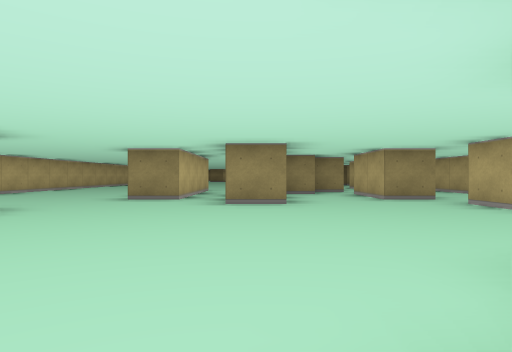
[1] (above)

23 first-person views from a walk through a cub3D ray-caster map. The camera is about half as high as the walls, looks level and sees 75° across. The floor is counted in squares. Each view is taken from the middle of a square. On the plan, view 1 faces up. The plan holds only what a view shows up to about 9 squares ahead; the rest is blank.

[2]
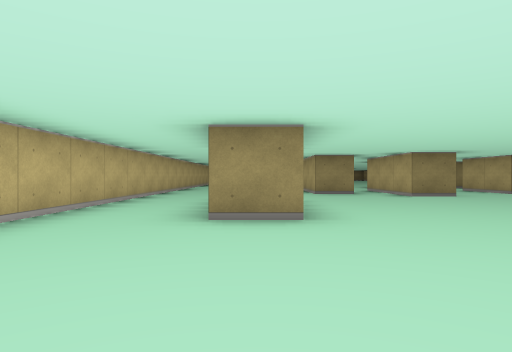

[3]
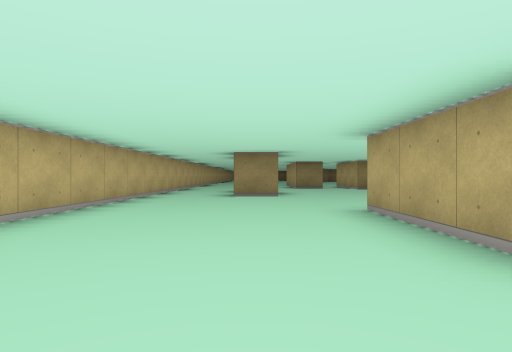

[4]
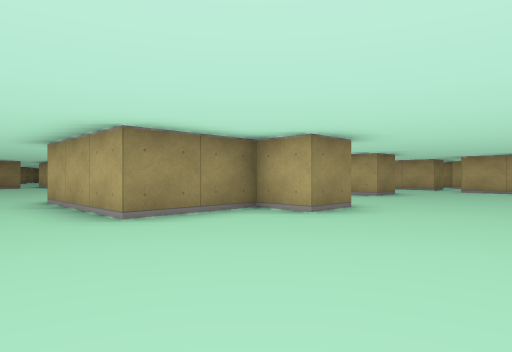

[5]
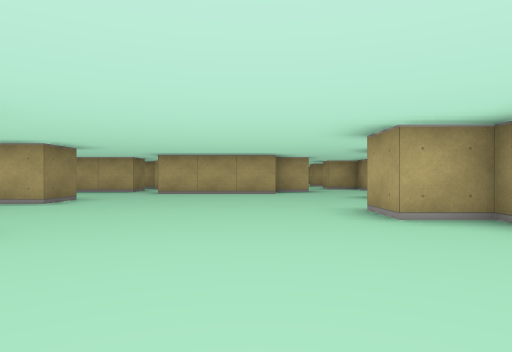

[6]
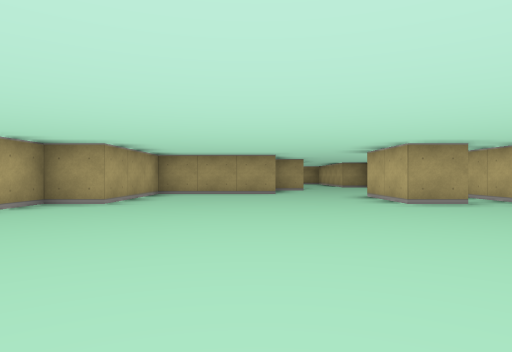

[7]
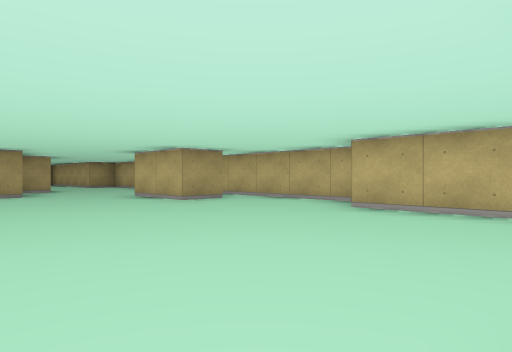

[8]
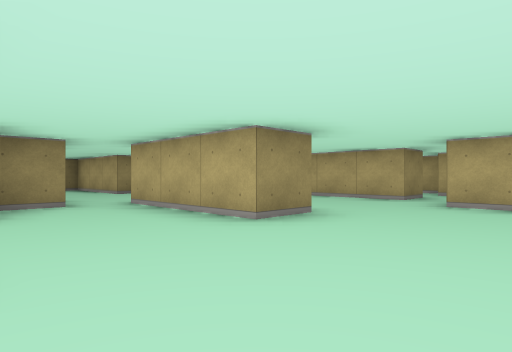

[9]
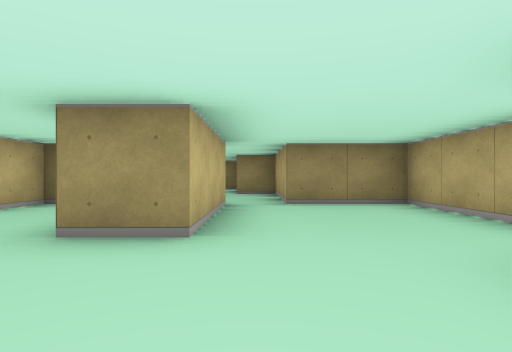

[10]
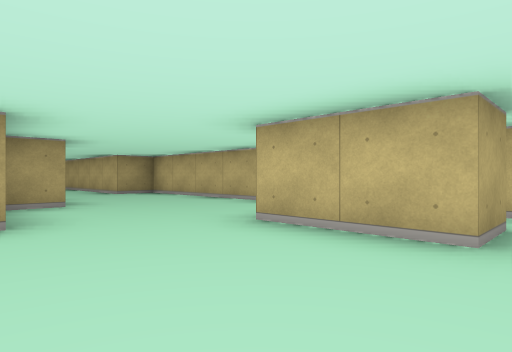

[11]
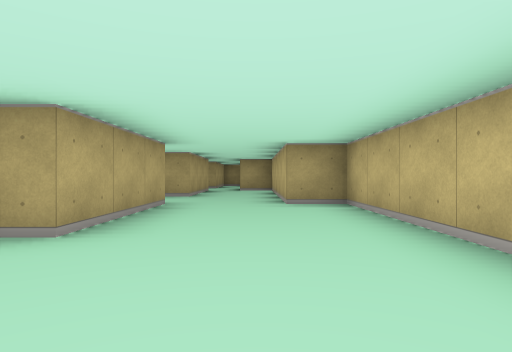

[12]
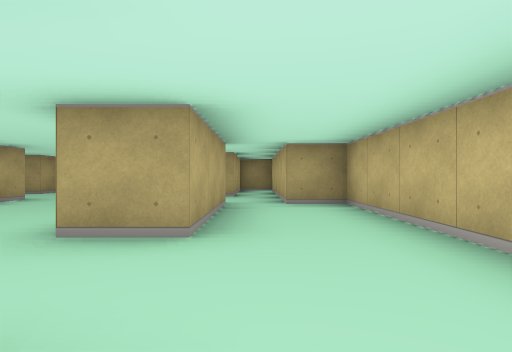

[13]
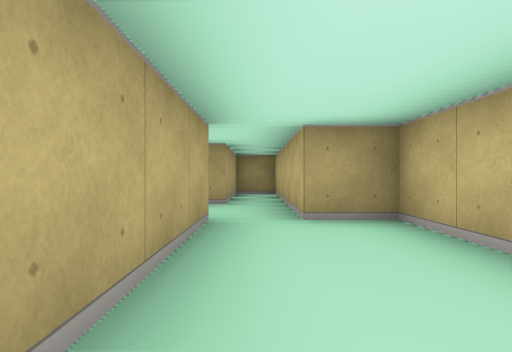

[14]
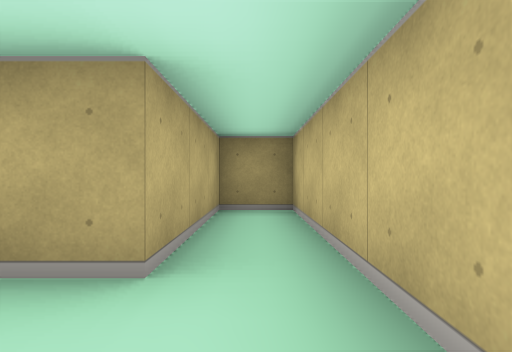

[15]
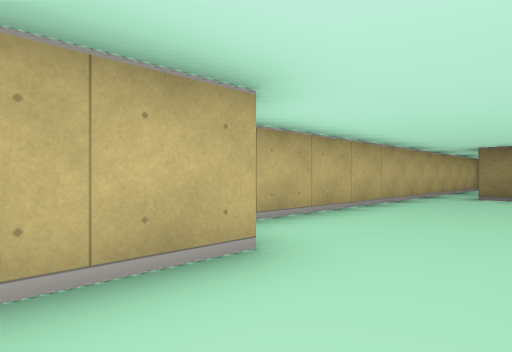

[16]
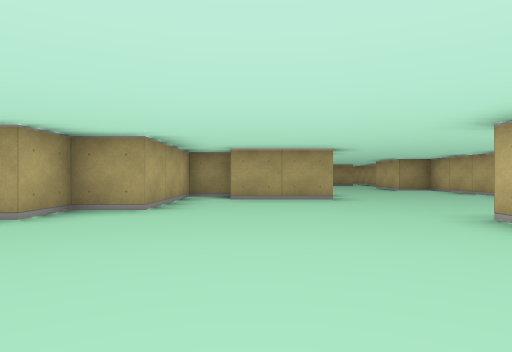

[17]
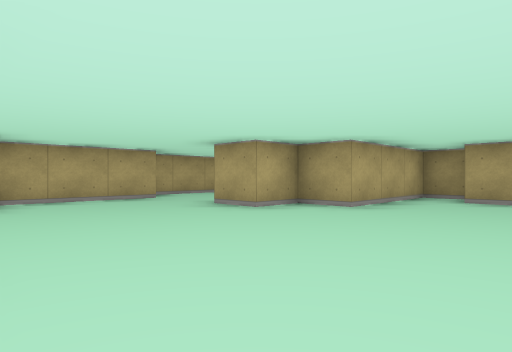

[18]
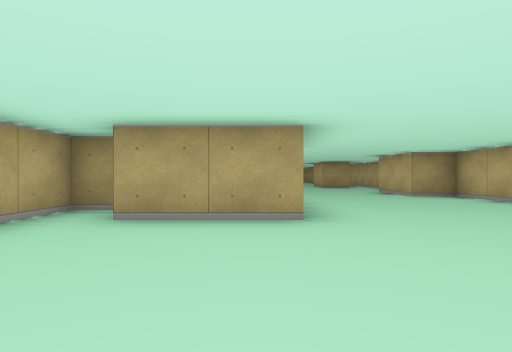

[19]
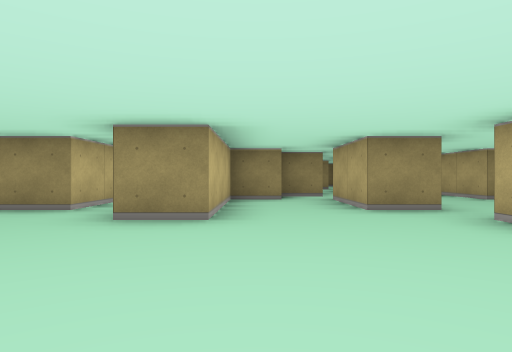

[20]
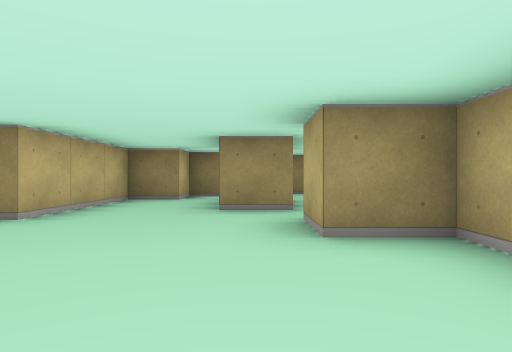

[21]
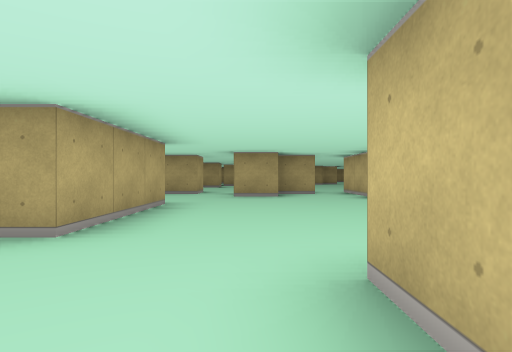

[22]
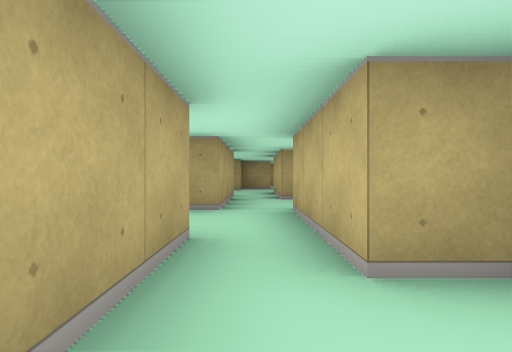

[23]
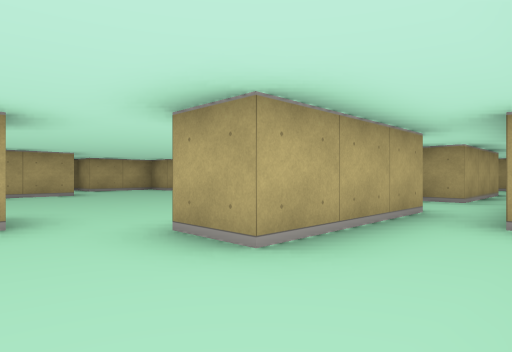

### Floor plan
Ten units are one square. View 1 is at (0, 0); x grows to the right and y downward. Boxes are objects, and circles mark ways between rooms. Rooms are numbered by the first view taken in them; rooms with no view inside come last. Other rooms are left out.
<svg viewBox="-70 -95 240 385">
<path fill="none" stroke="#000" d="M-5 25 5 25 5 -5 15 -5 15 -15 25 -15M26 15 15 15 15 25M5 55 -5 55 -5 45 -25 45 -25 15 -5 15M45 15 45 45 35 45 35 15M-34 -15 -45 -15M-65 80 -65 105M25 105 25 120M85 45 75 45 75 15 55 15 55 -15 45 -15 45 -45 35 -45 35 -55M65 85 65 55 70 55M36 -65 25 -65 25 -85M44 105 55 105M-65 -55 -65 55 -55 55 -55 75M35 115 45 115M-56 105 -45 105 -45 125M15 -85 5 -85 5 -55 -5 -55 -5 -70M-15 -90 -15 -65 -25 -65M-15 135 5 135 5 105 15 105 15 95 25 95M-35 185 -35 155 -28 155M-25 135 -15 135M-35 235 -35 205 -25 205M-49 125 -55 125M-65 105 -65 185 -55 185 -55 235 -45 235 -45 285 -35 285 -35 255 -28 255M165 5 165 -9M95 5 95 -5 105 -5M75 15 85 15M85 66 85 88M95 75 95 65M105 42 105 38M95 25 95 5M85 15 85 45M95 65 95 45 102 45"/>
<circle cx="-30" cy="130" r="3" fill="#2a7"/>
<circle cx="-60" cy="115" r="3" fill="#2a7"/>
<circle cx="80" cy="50" r="3" fill="#2a7"/>
<circle cx="90" cy="10" r="3" fill="#2a7"/>
<circle cx="90" cy="60" r="3" fill="#2a7"/>
<text x="0" y="20">1</text>
<text x="-40" y="180">2</text>
<text x="140" y="-50">3</text>
<text x="90" y="40">4</text>
</svg>
Room 1 opens to room 2. Room 1 opens to room 4. Room 3 opens to room 4.

Where each view was taken, in squares from view 1:
view 1: 0 up, 0 right, facing up
view 2: 2 down, 4 left, facing up
view 3: 6 down, 4 left, facing up
view 4: 8 down, 4 left, facing up-right
view 5: 8 down, 2 left, facing right
view 6: 5 down, 2 left, facing down
view 7: 5 down, 1 left, facing down-left
view 8: 7 down, 1 right, facing up-right
view 9: 7 down, 5 right, facing up
view 10: 10 down, 2 left, facing down-left
view 11: 13 down, 5 left, facing down
view 12: 18 down, 4 left, facing down
view 13: 20 down, 4 left, facing down
view 14: 24 down, 4 left, facing down
view 15: 20 down, 4 left, facing up-left
view 16: 5 up, 1 left, facing down
view 17: 5 up, 2 left, facing down-right
view 18: 2 up, 2 left, facing down
view 19: 2 up, 1 right, facing up
view 20: 2 up, 3 right, facing up
view 21: 3 down, 5 right, facing down
view 22: 0 up, 9 right, facing down
view 23: 2 up, 8 right, facing down-right
